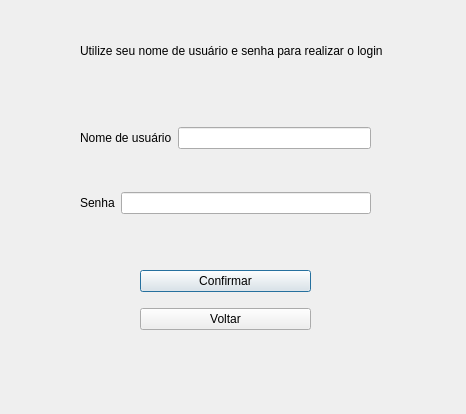
<?xml version="1.0" encoding="UTF-8"?>
<ui version="4.0">
 <class>checklogin</class>
 <widget class="QDialog" name="checklogin">
  <property name="geometry">
   <rect>
    <x>0</x>
    <y>0</y>
    <width>466</width>
    <height>414</height>
   </rect>
  </property>
  <property name="windowTitle">
   <string>Dialog</string>
  </property>
  <widget class="QLabel" name="label_3">
   <property name="geometry">
    <rect>
     <x>80</x>
     <y>40</y>
     <width>331</width>
     <height>21</height>
    </rect>
   </property>
   <property name="text">
    <string>Utilize seu nome de usuário e senha para realizar o login</string>
   </property>
  </widget>
  <widget class="QWidget" name="">
   <property name="geometry">
    <rect>
     <x>140</x>
     <y>260</y>
     <width>171</width>
     <height>81</height>
    </rect>
   </property>
   <layout class="QVBoxLayout" name="verticalLayout">
    <item>
     <widget class="QPushButton" name="btnchecklogin">
      <property name="text">
       <string>Confirmar</string>
      </property>
     </widget>
    </item>
    <item>
     <widget class="QPushButton" name="btnexitlogin">
      <property name="text">
       <string>Voltar</string>
      </property>
     </widget>
    </item>
   </layout>
  </widget>
  <widget class="QWidget" name="">
   <property name="geometry">
    <rect>
     <x>80</x>
     <y>90</y>
     <width>291</width>
     <height>161</height>
    </rect>
   </property>
   <layout class="QVBoxLayout" name="verticalLayout_3">
    <item>
     <layout class="QVBoxLayout" name="verticalLayout_2">
      <item>
       <layout class="QHBoxLayout" name="horizontalLayout">
        <item>
         <widget class="QLabel" name="label">
          <property name="text">
           <string>Nome de usuário</string>
          </property>
         </widget>
        </item>
        <item>
         <widget class="QLineEdit" name="txtnomelogin"/>
        </item>
       </layout>
      </item>
     </layout>
    </item>
    <item>
     <layout class="QHBoxLayout" name="horizontalLayout_2">
      <item>
       <widget class="QLabel" name="label_2">
        <property name="text">
         <string>Senha</string>
        </property>
       </widget>
      </item>
      <item>
       <widget class="QLineEdit" name="txtsenhalogin">
        <property name="echoMode">
         <enum>QLineEdit::Password</enum>
        </property>
       </widget>
      </item>
     </layout>
    </item>
   </layout>
  </widget>
 </widget>
 <resources/>
 <connections/>
</ui>
